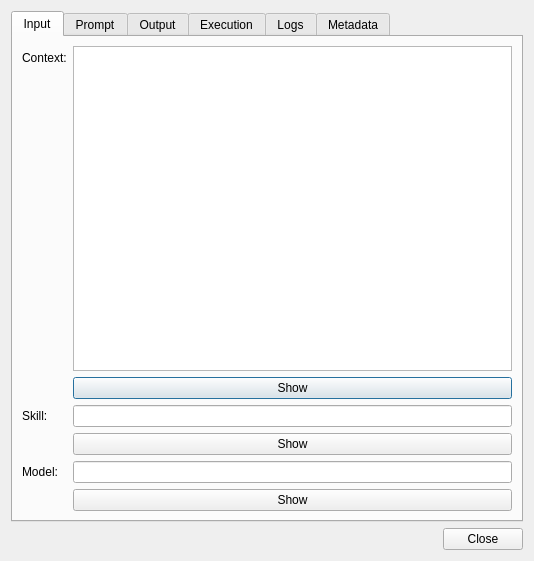
<?xml version="1.0" encoding="UTF-8"?>
<ui version="4.0">
 <class>executionDialog</class>
 <widget class="QDialog" name="executionDialog">
  <property name="geometry">
   <rect>
    <x>0</x>
    <y>0</y>
    <width>534</width>
    <height>561</height>
   </rect>
  </property>
  <property name="windowTitle">
   <string>Execution</string>
  </property>
  <layout class="QVBoxLayout" name="verticalLayout">
   <item>
    <widget class="QTabWidget" name="promptWidget">
     <property name="currentIndex">
      <number>0</number>
     </property>
     <widget class="QWidget" name="inputTab">
      <attribute name="title">
       <string>Input</string>
      </attribute>
      <layout class="QFormLayout" name="formLayout">
       <item row="0" column="0">
        <widget class="QLabel" name="label">
         <property name="text">
          <string>Context:</string>
         </property>
        </widget>
       </item>
       <item row="0" column="1">
        <widget class="QTextEdit" name="contextTextEdit"/>
       </item>
       <item row="2" column="0">
        <widget class="QLabel" name="label_2">
         <property name="text">
          <string>Skill:</string>
         </property>
        </widget>
       </item>
       <item row="2" column="1">
        <widget class="QLineEdit" name="skillLineEdit"/>
       </item>
       <item row="4" column="0">
        <widget class="QLabel" name="label_3">
         <property name="text">
          <string>Model:</string>
         </property>
        </widget>
       </item>
       <item row="4" column="1">
        <widget class="QLineEdit" name="modelLineEdit"/>
       </item>
       <item row="1" column="1">
        <widget class="QPushButton" name="showContextPushButton">
         <property name="text">
          <string>Show</string>
         </property>
        </widget>
       </item>
       <item row="3" column="1">
        <widget class="QPushButton" name="showSkillPushButton">
         <property name="text">
          <string>Show</string>
         </property>
        </widget>
       </item>
       <item row="5" column="1">
        <widget class="QPushButton" name="showModelPushButton">
         <property name="text">
          <string>Show</string>
         </property>
        </widget>
       </item>
      </layout>
     </widget>
     <widget class="QWidget" name="promptTab">
      <attribute name="title">
       <string>Prompt</string>
      </attribute>
      <layout class="QFormLayout" name="formLayout_2">
       <item row="0" column="0">
        <widget class="QLabel" name="label_4">
         <property name="text">
          <string>Prompt:</string>
         </property>
        </widget>
       </item>
       <item row="0" column="1">
        <widget class="QTextEdit" name="promptTextEdit"/>
       </item>
      </layout>
     </widget>
     <widget class="QWidget" name="outputTab">
      <attribute name="title">
       <string>Output</string>
      </attribute>
      <layout class="QFormLayout" name="formLayout_4">
       <item row="0" column="0">
        <widget class="QLabel" name="label_5">
         <property name="text">
          <string>Result:</string>
         </property>
        </widget>
       </item>
       <item row="0" column="1">
        <widget class="QTextEdit" name="resultTextEdit"/>
       </item>
      </layout>
     </widget>
     <widget class="QWidget" name="tab">
      <attribute name="title">
       <string>Execution</string>
      </attribute>
      <layout class="QFormLayout" name="formLayout_5">
       <item row="0" column="0">
        <widget class="QLabel" name="label_10">
         <property name="text">
          <string>Status:</string>
         </property>
        </widget>
       </item>
       <item row="2" column="0">
        <widget class="QLabel" name="label_7">
         <property name="text">
          <string>Raw Response:</string>
         </property>
        </widget>
       </item>
       <item row="1" column="0">
        <widget class="QLabel" name="label_11">
         <property name="text">
          <string>Error:</string>
         </property>
        </widget>
       </item>
       <item row="0" column="1">
        <widget class="QLineEdit" name="statusLineEdit"/>
       </item>
       <item row="1" column="1">
        <widget class="QTextEdit" name="errorTextEdit"/>
       </item>
       <item row="2" column="1">
        <widget class="QTextEdit" name="rawResponseTextEdit"/>
       </item>
      </layout>
     </widget>
     <widget class="QWidget" name="logsTab">
      <attribute name="title">
       <string>Logs</string>
      </attribute>
      <layout class="QVBoxLayout" name="verticalLayout_2">
       <item>
        <widget class="QTableView" name="logsTableView"/>
       </item>
      </layout>
     </widget>
     <widget class="QWidget" name="metadataTab">
      <attribute name="title">
       <string>Metadata</string>
      </attribute>
      <layout class="QFormLayout" name="formLayout_3">
       <item row="0" column="0">
        <widget class="QLabel" name="label_6">
         <property name="text">
          <string>Creation Date:</string>
         </property>
        </widget>
       </item>
       <item row="1" column="0">
        <widget class="QLabel" name="label_8">
         <property name="text">
          <string>Start Date:</string>
         </property>
        </widget>
       </item>
       <item row="2" column="0">
        <widget class="QLabel" name="label_9">
         <property name="text">
          <string>Completed At:</string>
         </property>
        </widget>
       </item>
       <item row="0" column="1">
        <widget class="QDateTimeEdit" name="creationDateTimeEdit">
         <property name="readOnly">
          <bool>true</bool>
         </property>
        </widget>
       </item>
       <item row="1" column="1">
        <widget class="QDateTimeEdit" name="startDateTimeEdit">
         <property name="readOnly">
          <bool>true</bool>
         </property>
        </widget>
       </item>
       <item row="2" column="1">
        <widget class="QDateTimeEdit" name="completedAtTimeEdit">
         <property name="readOnly">
          <bool>true</bool>
         </property>
        </widget>
       </item>
      </layout>
     </widget>
    </widget>
   </item>
   <item>
    <widget class="QDialogButtonBox" name="buttonBox">
     <property name="orientation">
      <enum>Qt::Orientation::Horizontal</enum>
     </property>
     <property name="standardButtons">
      <set>QDialogButtonBox::StandardButton::Close</set>
     </property>
    </widget>
   </item>
  </layout>
 </widget>
 <resources/>
 <connections>
  <connection>
   <sender>buttonBox</sender>
   <signal>accepted()</signal>
   <receiver>executionDialog</receiver>
   <slot>accept()</slot>
   <hints>
    <hint type="sourcelabel">
     <x>248</x>
     <y>254</y>
    </hint>
    <hint type="destinationlabel">
     <x>157</x>
     <y>274</y>
    </hint>
   </hints>
  </connection>
  <connection>
   <sender>buttonBox</sender>
   <signal>rejected()</signal>
   <receiver>executionDialog</receiver>
   <slot>reject()</slot>
   <hints>
    <hint type="sourcelabel">
     <x>316</x>
     <y>260</y>
    </hint>
    <hint type="destinationlabel">
     <x>286</x>
     <y>274</y>
    </hint>
   </hints>
  </connection>
 </connections>
</ui>
